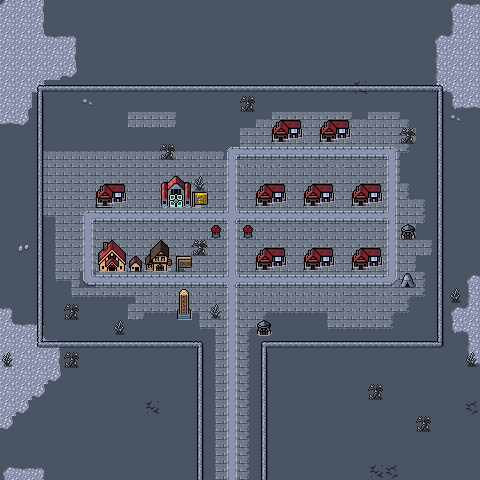

This game map was drawn from its Tiled (.tmx) file and the tilesets committed beside it. A one-line description and the trimmed map source follow:
An orthogonal 30x30 tile map with 16x16 px tiles, 4 tile layers (Background, Ground, Walls, Overlay), 3 tilesets and 7 objects.

<map version="1.10" tiledversion="1.11.2" orientation="orthogonal" renderorder="right-down" width="30" height="30" tilewidth="16" tileheight="16" infinite="0" nextlayerid="6" nextobjectid="63">
 <editorsettings>
  <export target="wastetown..tmx" format="tmx" />
 </editorsettings>
 <tileset firstgid="1" source="../../../../common/maps/tileset/main.tsx" />
 <tileset firstgid="10113" source="../../../../common/maps/tileset/buildings.tsx" />
 <tileset firstgid="11905" source="../../../../common/maps/tileset/buildings-nocollide.tsx" />
 <layer id="1" name="Background" width="30" height="30">
  <data>[900 cells, 900 non-empty, 2 distinct tile ids]</data>
 </layer>
 <layer id="2" name="Ground" width="30" height="30">
  <data>[900 cells, 309 non-empty, 44 distinct tile ids]</data>
 </layer>
 <layer id="3" name="Walls" width="30" height="30">
  <properties>
   <property name="spriteLayer" type="bool" value="true" />
  </properties>
  <data>[900 cells, 141 non-empty, 23 distinct tile ids]</data>
 </layer>
 <layer id="5" name="Overlay" width="30" height="30">
  <data>[900 cells, 25 non-empty, 9 distinct tile ids]</data>
 </layer>
 <objectgroup id="4" name="Objects">
  <object id="38" template="../../../../common/maps/obj/entry_up.tx" x="204" y="368" width="56" height="16" />
  <object id="41" template="../../../../common/maps/obj/shop.tx" x="256" y="208">
   <properties>
    <property name="commonShopList" value="RingTownColorless" /></properties>
  </object>
  <object id="47" template="../../../../common/maps/obj/inn.tx" x="150" y="273" />
  <object id="48" template="../../../../common/maps/obj/shop.tx" x="104" y="272">
   <properties>
    <property name="commonShopList" value="RingTownEquipment" /></properties>
  </object>
  <object id="58" template="../../../../common/maps/obj/shop.tx" x="97" y="209">
   <properties>
    <property name="commonShopList" value="RingTownBooster" /></properties>
  </object>
  <object id="61" template="../../../../common/maps/obj/shardtrader.tx" x="400" y="288" />
  <object id="62" template="../../../../common/maps/obj/quest.tx" x="159" y="209" width="34" height="16">
   <properties>
    <property name="questtype" value="waste_town_identity" />
   </properties>
  </object>
 </objectgroup>
</map>
